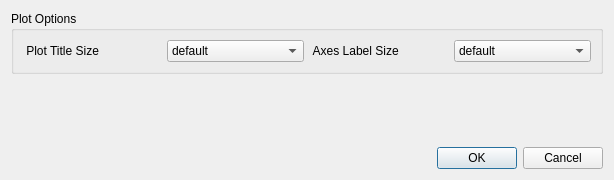
<?xml version="1.0" encoding="UTF-8"?>
<ui version="4.0">
 <class>LinearViewOptionsDialog</class>
 <widget class="QDialog" name="LinearViewOptionsDialog">
  <property name="geometry">
   <rect>
    <x>0</x>
    <y>0</y>
    <width>614</width>
    <height>180</height>
   </rect>
  </property>
  <property name="windowTitle">
   <string>Linear View Options</string>
  </property>
  <layout class="QVBoxLayout" name="verticalLayout_4">
   <item>
    <widget class="QGroupBox" name="groupBox_5">
     <property name="sizePolicy">
      <sizepolicy hsizetype="Preferred" vsizetype="Minimum">
       <horstretch>0</horstretch>
       <verstretch>0</verstretch>
      </sizepolicy>
     </property>
     <property name="title">
      <string>Plot Options</string>
     </property>
     <layout class="QGridLayout" name="gridLayout_4">
      <item row="3" column="1">
       <widget class="QComboBox" name="lv_cbtitlesize">
        <item>
         <property name="text">
          <string>default</string>
         </property>
        </item>
        <item>
         <property name="text">
          <string>4</string>
         </property>
        </item>
        <item>
         <property name="text">
          <string>6</string>
         </property>
        </item>
        <item>
         <property name="text">
          <string>8</string>
         </property>
        </item>
        <item>
         <property name="text">
          <string>10</string>
         </property>
        </item>
        <item>
         <property name="text">
          <string>12</string>
         </property>
        </item>
        <item>
         <property name="text">
          <string>14</string>
         </property>
        </item>
        <item>
         <property name="text">
          <string>16</string>
         </property>
        </item>
        <item>
         <property name="text">
          <string>18</string>
         </property>
        </item>
        <item>
         <property name="text">
          <string>20</string>
         </property>
        </item>
        <item>
         <property name="text">
          <string>22</string>
         </property>
        </item>
        <item>
         <property name="text">
          <string>24</string>
         </property>
        </item>
        <item>
         <property name="text">
          <string>26</string>
         </property>
        </item>
        <item>
         <property name="text">
          <string>28</string>
         </property>
        </item>
        <item>
         <property name="text">
          <string>30</string>
         </property>
        </item>
        <item>
         <property name="text">
          <string>32</string>
         </property>
        </item>
       </widget>
      </item>
      <item row="3" column="2">
       <widget class="QLabel" name="label_2">
        <property name="text">
         <string> Axes Label Size  </string>
        </property>
       </widget>
      </item>
      <item row="3" column="3">
       <widget class="QComboBox" name="lv_cbaxessize">
        <item>
         <property name="text">
          <string>default</string>
         </property>
        </item>
        <item>
         <property name="text">
          <string>4</string>
         </property>
        </item>
        <item>
         <property name="text">
          <string>6</string>
         </property>
        </item>
        <item>
         <property name="text">
          <string>8</string>
         </property>
        </item>
        <item>
         <property name="text">
          <string>10</string>
         </property>
        </item>
        <item>
         <property name="text">
          <string>12</string>
         </property>
        </item>
        <item>
         <property name="text">
          <string>14</string>
         </property>
        </item>
        <item>
         <property name="text">
          <string>16</string>
         </property>
        </item>
        <item>
         <property name="text">
          <string>18</string>
         </property>
        </item>
        <item>
         <property name="text">
          <string>20</string>
         </property>
        </item>
        <item>
         <property name="text">
          <string>22</string>
         </property>
        </item>
        <item>
         <property name="text">
          <string>24</string>
         </property>
        </item>
        <item>
         <property name="text">
          <string>26</string>
         </property>
        </item>
        <item>
         <property name="text">
          <string>28</string>
         </property>
        </item>
        <item>
         <property name="text">
          <string>30</string>
         </property>
        </item>
        <item>
         <property name="text">
          <string>32</string>
         </property>
        </item>
       </widget>
      </item>
      <item row="3" column="0">
       <widget class="QLabel" name="label">
        <property name="text">
         <string> Plot Title Size</string>
        </property>
       </widget>
      </item>
     </layout>
    </widget>
   </item>
   <item>
    <spacer name="verticalSpacer">
     <property name="orientation">
      <enum>Qt::Vertical</enum>
     </property>
     <property name="sizeHint" stdset="0">
      <size>
       <width>20</width>
       <height>40</height>
      </size>
     </property>
    </spacer>
   </item>
   <item>
    <widget class="QDialogButtonBox" name="buttonBox">
     <property name="orientation">
      <enum>Qt::Horizontal</enum>
     </property>
     <property name="standardButtons">
      <set>QDialogButtonBox::Cancel|QDialogButtonBox::Ok</set>
     </property>
    </widget>
   </item>
  </layout>
 </widget>
 <resources/>
 <connections>
  <connection>
   <sender>buttonBox</sender>
   <signal>accepted()</signal>
   <receiver>LinearViewOptionsDialog</receiver>
   <slot>accept()</slot>
   <hints>
    <hint type="sourcelabel">
     <x>248</x>
     <y>254</y>
    </hint>
    <hint type="destinationlabel">
     <x>157</x>
     <y>274</y>
    </hint>
   </hints>
  </connection>
  <connection>
   <sender>buttonBox</sender>
   <signal>rejected()</signal>
   <receiver>LinearViewOptionsDialog</receiver>
   <slot>reject()</slot>
   <hints>
    <hint type="sourcelabel">
     <x>316</x>
     <y>260</y>
    </hint>
    <hint type="destinationlabel">
     <x>286</x>
     <y>274</y>
    </hint>
   </hints>
  </connection>
 </connections>
</ui>
